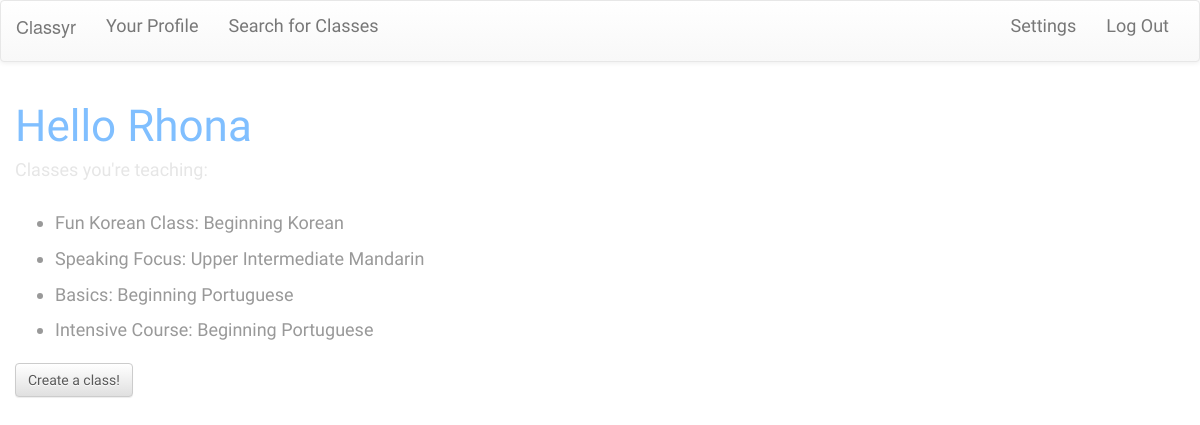
Before: /profile/Rhona (signed in) with the older database file.
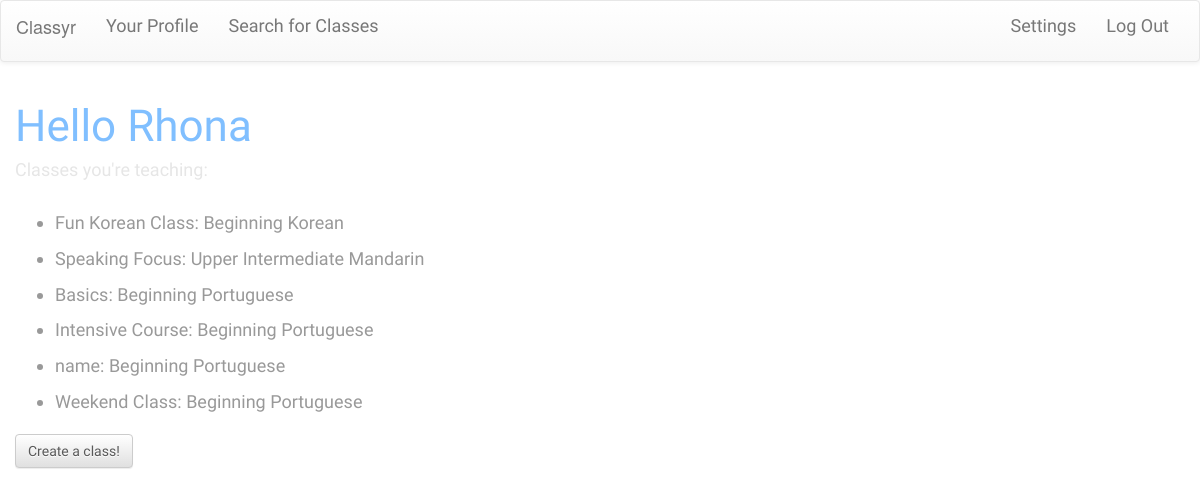
After: the same page with the newer database file.
### model.py (models this page shows)
class User(db.Model):
    __tablename__ = "users"
    user_id = db.Column(db.Integer, primary_key=True, autoincrement=True)
    username = db.Column(db.String(40), nullable=False)
    email = db.Column(db.String(100), nullable=False)
    password = db.Column(db.String(30), nullable=False)
    fname = db.Column(db.String(60))
    lname = db.Column(db.String(100))
    is_teacher = db.Column(db.Boolean, nullable=False)
    image = db.Column(db.String(150))
    bio = db.Column(db.String(300))
    def __repr__(self):
        return "<User user_id={} email={}>".format(self.user_id, self.email)

class Classroom(db.Model):
    __tablename__ = "classes"
    class_id = db.Column(db.Integer, autoincrement=True, primary_key=True)
    class_name = db.Column(db.String(35), nullable=False)
    language = db.Column(db.String(40), nullable=False)
    level = db.Column(db.String, nullable=False)
    cost = db.Column(db.Integer, nullable=True)
    per_time = db.Column(db.String, nullable=False)
    base_price = db.Column(db.Float)
    min_students = db.Column(db.Integer, nullable=False)
    max_students = db.Column(db.Integer, nullable=False)
    address = db.Column(db.String, nullable=True)
    class_days = db.Column(db.String, nullable=False)
    start_date = db.Column(db.DateTime, nullable=False)
    end_date = db.Column(db.DateTime, nullable=True)
    start_time = db.Column(db.DateTime, nullable=False)
    end_time = db.Column(db.DateTime, nullable=False)
    rating = db.Column(db.Integer, nullable=True)
    rating_count = db.Column(db.Integer)
    create_date = db.Column(db.DateTime)
    c_count = db.Column(db.Integer)
    hide_reviews = db.Column(db.Boolean, default=0)
    def __repr__(self):
        return "<Class class_id={} language={}>".format(self.class_id, self.language)

### server.py (the view)
@app.route('/profile/<user_username>')
def profile(user_username):
    session_id = session["user_id"]
    print "session_id"
    print session_id
    user_email = db.session.query(User).filter(User.user_id == session_id).first()
    print "user_email"
    print user_email
    user_classes = db.session.query(Classroom).join(ClassUser).filter(ClassUser.user_id == session_id).all()
    print user_classes
    print "bonitinha"
    return render_template("profile.html", user_email=user_email, user_classes=user_classes, user_username=user_username)

### templates/profile.html (shortened to what this page needs)
{% extends 'base.html' %}
{% block body %}
<div id="basic-class" class="col-sm-6 col-md-5 col-lg-6">
<h1>Hello {{ user_email.fname }}</h1>
{% if user_email.is_teacher == 1 %}
<h5>Classes you're teaching:</h5>
<br>
<ul id="users-classes">
{% for item in user_classes %}
<a href="/enrolled-in/{{ item.class_id }}"><li>{{ item.class_name }}: {{ item.level }} {{ item.language }}</li></a>
{% endfor %}
</ul>
{% endif %}
{% if user_email.is_teacher == 1 %}
<a href="/create-class"><button id="create-class" class="btn btn-default">Create a class!</button></a>
{% endif %}
</div>
{% endblock %}

### templates/base.html (shortened to what this page needs)
<!doctype html>
<html>
<head>
  <link rel="stylesheet" href="https://maxcdn.bootstrapcdn.com/bootstrap/3.3.5/css/bootstrap.min.css">
  <link rel="stylesheet" href="https://maxcdn.bootstrapcdn.com/bootstrap/3.3.5/css/bootstrap-theme.min.css">
  <link rel="stylesheet" type="text/css" href="static/map.css">
  <link rel="stylesheet" type="text/css" href="/static/project.css">
</head>
<body>
{% if session %}
<nav class="navbar navbar-default">
  <div class="container-fluid">
        <div class="navbar-header">
          <a class="navbar-brand" href="/">Classyr</a>
        </div>
    <div class="collapse navbar-collapse" id="bs-example-navbar-collapse-1">
      <ul class="nav navbar-nav navbar-left" >
        <li><a href="/profile/{{ user_username }}">Your Profile</a></li>
        <li><a href="/search">Search for Classes</a></li>
      </ul>
        <ul class="nav navbar-nav navbar-right">
          <li><a href="/settings/{{ user_username }}">Settings</a></li>
          <li><a href="/logout">Log Out</a></li>
        </ul>
    </div>
  </div>
</nav>
{% endif %}
  {% block body %}
  {% endblock %}
  </body>
</html>

### static/project.css (style rules this page uses)
body { background-image: url(/static/stardust.png) }
h1 { font-family: 'Courgette', cursive; font-size: 44px; color: #80bfff; }
h5 { font-family: 'PT Sans', sans-serif; font-size: 18px; color: #e6e6e6; }
li { font-family: 'PT Sans', sans-serif; font-size: 18px; color: #999999; padding-bottom: 10px; }
.btn-default { font-family: 'Courgette', cursive; color: #595959; }

Changed rows visible on the page:
added Classroom: class_name "name", level "Beginning", language "Portuguese"
added Classroom: class_name "Weekend Class", level "Beginning", language "Portuguese"
